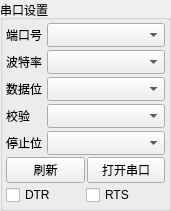
    <widget class="QGroupBox" name="QGBSerialConfig">
     <property name="enabled">
      <bool>true</bool>
     </property>
     <property name="sizePolicy">
      <sizepolicy hsizetype="Minimum" vsizetype="Minimum">
       <horstretch>0</horstretch>
       <verstretch>0</verstretch>
      </sizepolicy>
     </property>
     <property name="minimumSize">
      <size>
       <width>171</width>
       <height>211</height>
      </size>
     </property>
     <property name="maximumSize">
      <size>
       <width>171</width>
       <height>211</height>
      </size>
     </property>
     <property name="styleSheet">
      <string notr="true"/>
     </property>
     <property name="title">
      <string>串口设置</string>
     </property>
     <property name="flat">
      <bool>false</bool>
     </property>
     <property name="checkable">
      <bool>false</bool>
     </property>
     <layout class="QGridLayout" name="gridLayout_9">
      <property name="leftMargin">
       <number>3</number>
      </property>
      <property name="topMargin">
       <number>3</number>
      </property>
      <property name="rightMargin">
       <number>3</number>
      </property>
      <property name="bottomMargin">
       <number>3</number>
      </property>
      <property name="spacing">
       <number>2</number>
      </property>
      <item row="0" column="0" colspan="2">
       <layout class="QGridLayout" name="gridLayout_3">
        <property name="horizontalSpacing">
         <number>2</number>
        </property>
        <property name="verticalSpacing">
         <number>3</number>
        </property>
        <item row="0" column="0">
         <widget class="QLabel" name="lblPortNum">
          <property name="sizePolicy">
           <sizepolicy hsizetype="Preferred" vsizetype="Preferred">
            <horstretch>1</horstretch>
            <verstretch>0</verstretch>
           </sizepolicy>
          </property>
          <property name="text">
           <string>端口号</string>
          </property>
         </widget>
        </item>
        <item row="0" column="1">
         <widget class="QComboBox" name="cbbPortNum">
          <property name="sizePolicy">
           <sizepolicy hsizetype="Expanding" vsizetype="Expanding">
            <horstretch>3</horstretch>
            <verstretch>0</verstretch>
           </sizepolicy>
          </property>
          <property name="maxVisibleItems">
           <number>20</number>
          </property>
          <property name="sizeAdjustPolicy">
           <enum>QComboBox::AdjustToContents</enum>
          </property>
          <property name="minimumContentsLength">
           <number>0</number>
          </property>
         </widget>
        </item>
        <item row="1" column="0">
         <widget class="QLabel" name="lblBaudRate">
          <property name="text">
           <string>波特率</string>
          </property>
         </widget>
        </item>
        <item row="1" column="1">
         <widget class="QComboBox" name="cbbBaud">
          <property name="sizePolicy">
           <sizepolicy hsizetype="Preferred" vsizetype="Expanding">
            <horstretch>3</horstretch>
            <verstretch>0</verstretch>
           </sizepolicy>
          </property>
          <property name="sizeAdjustPolicy">
           <enum>QComboBox::AdjustToContents</enum>
          </property>
         </widget>
        </item>
        <item row="2" column="0">
         <widget class="QLabel" name="lblDataBit">
          <property name="text">
           <string>数据位</string>
          </property>
         </widget>
        </item>
        <item row="2" column="1">
         <widget class="QComboBox" name="cbbDataBit">
          <property name="sizePolicy">
           <sizepolicy hsizetype="Preferred" vsizetype="Expanding">
            <horstretch>3</horstretch>
            <verstretch>0</verstretch>
           </sizepolicy>
          </property>
          <property name="sizeAdjustPolicy">
           <enum>QComboBox::AdjustToContents</enum>
          </property>
         </widget>
        </item>
        <item row="3" column="0">
         <widget class="QLabel" name="lblVerify">
          <property name="text">
           <string>校验</string>
          </property>
         </widget>
        </item>
        <item row="3" column="1">
         <widget class="QComboBox" name="cbbVerify">
          <property name="sizePolicy">
           <sizepolicy hsizetype="Preferred" vsizetype="Expanding">
            <horstretch>3</horstretch>
            <verstretch>0</verstretch>
           </sizepolicy>
          </property>
          <property name="sizeAdjustPolicy">
           <enum>QComboBox::AdjustToContents</enum>
          </property>
         </widget>
        </item>
        <item row="4" column="0">
         <widget class="QLabel" name="lblStopBit">
          <property name="text">
           <string>停止位</string>
          </property>
         </widget>
        </item>
        <item row="4" column="1">
         <widget class="QComboBox" name="cbbStopBit">
          <property name="sizePolicy">
           <sizepolicy hsizetype="Preferred" vsizetype="Expanding">
            <horstretch>3</horstretch>
            <verstretch>0</verstretch>
           </sizepolicy>
          </property>
          <property name="sizeAdjustPolicy">
           <enum>QComboBox::AdjustToContents</enum>
          </property>
         </widget>
        </item>
       </layout>
      </item>
      <item row="1" column="0">
       <widget class="QPushButton" name="btnRefresh">
        <property name="sizePolicy">
         <sizepolicy hsizetype="Minimum" vsizetype="Fixed">
          <horstretch>1</horstretch>
          <verstretch>0</verstretch>
         </sizepolicy>
        </property>
        <property name="toolTip">
         <string>刷新端口号</string>
        </property>
        <property name="text">
         <string>刷新</string>
        </property>
        <property name="icon">
         <iconset resource="../res/images.qrc">
          <normaloff>:/action/action/refresh.png</normaloff>:/action/action/refresh.png</iconset>
        </property>
        <property name="iconSize">
         <size>
          <width>30</width>
          <height>25</height>
         </size>
        </property>
       </widget>
      </item>
      <item row="1" column="1">
       <widget class="QPushButton" name="btnOpenPort">
        <property name="sizePolicy">
         <sizepolicy hsizetype="Expanding" vsizetype="Fixed">
          <horstretch>5</horstretch>
          <verstretch>0</verstretch>
         </sizepolicy>
        </property>
        <property name="styleSheet">
         <string notr="true"/>
        </property>
        <property name="text">
         <string>打开串口</string>
        </property>
        <property name="icon">
         <iconset resource="../res/images.qrc">
          <normaloff>:/general/general/com_disconnect.png</normaloff>
          <normalon>:/general/general/com_connect.png</normalon>:/general/general/com_disconnect.png</iconset>
        </property>
        <property name="iconSize">
         <size>
          <width>30</width>
          <height>25</height>
         </size>
        </property>
        <property name="checkable">
         <bool>true</bool>
        </property>
        <property name="checked">
         <bool>false</bool>
        </property>
        <property name="autoDefault">
         <bool>false</bool>
        </property>
        <property name="default">
         <bool>false</bool>
        </property>
        <property name="flat">
         <bool>false</bool>
        </property>
       </widget>
      </item>
      <item row="2" column="0" colspan="2">
       <layout class="QHBoxLayout" name="horizontalLayout_3">
        <property name="spacing">
         <number>0</number>
        </property>
        <item>
         <widget class="QCheckBox" name="chkFlowCtrlDTR">
          <property name="sizePolicy">
           <sizepolicy hsizetype="Expanding" vsizetype="Fixed">
            <horstretch>1</horstretch>
            <verstretch>0</verstretch>
           </sizepolicy>
          </property>
          <property name="text">
           <string>DTR</string>
          </property>
         </widget>
        </item>
        <item>
         <widget class="QCheckBox" name="chkFlowCtrlRTS">
          <property name="sizePolicy">
           <sizepolicy hsizetype="Expanding" vsizetype="Fixed">
            <horstretch>1</horstretch>
            <verstretch>0</verstretch>
           </sizepolicy>
          </property>
          <property name="text">
           <string>RTS</string>
          </property>
         </widget>
        </item>
       </layout>
      </item>
     </layout>
    </widget>
